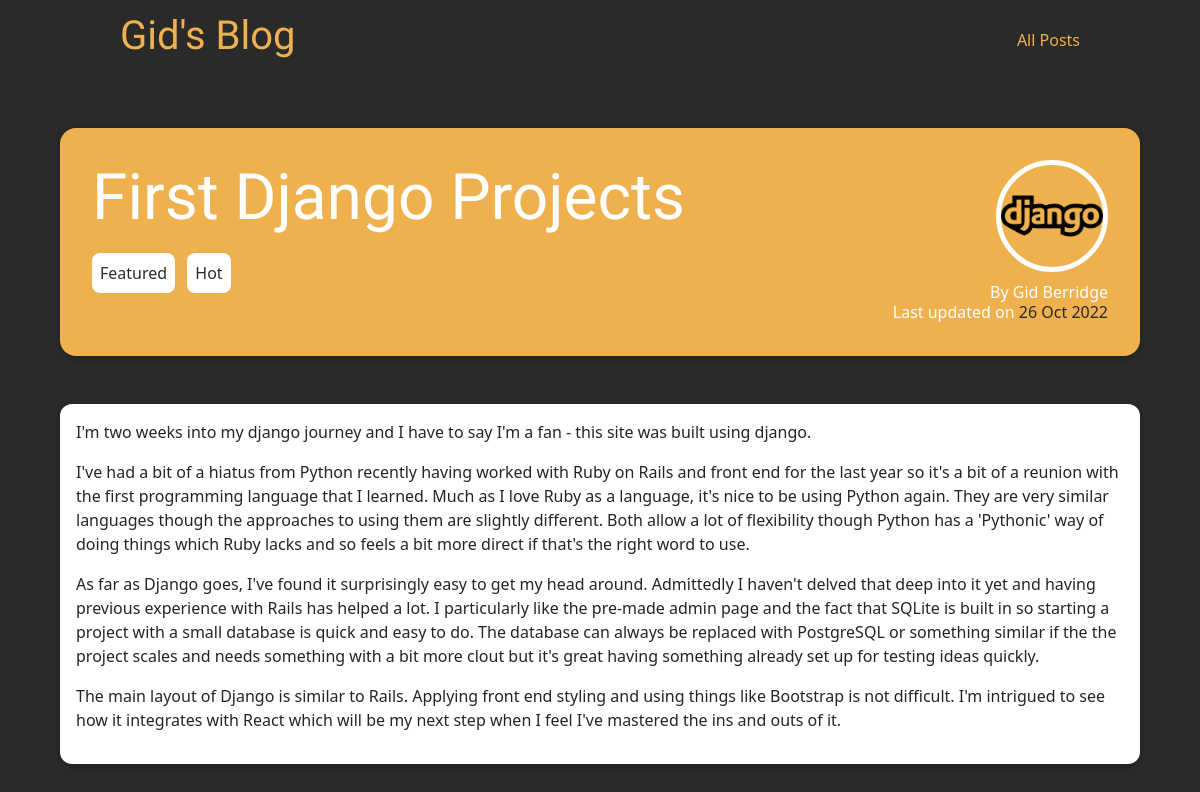
Page /posts/first-django-projects on the committed database.
### blog/models.py (models this page shows, shortened)
class Post(models.Model):
    title = models.CharField(max_length=150)
    excerpt = models.CharField(max_length=200)
    image_name = models.CharField(max_length=50)
    date = models.DateField(auto_now=True)
    slug = models.SlugField(unique=True, db_index=True)
    content = models.TextField(
        validators=[MinLengthValidator(10)])
    author = models.ForeignKey(
        Author, on_delete=models.SET_NULL, null=True, related_name="posts")
    tags = models.ManyToManyField(Tag)

class Tag(models.Model):
    caption = models.CharField(max_length=20)

class Author(models.Model):
    first_name = models.CharField(max_length=100)
    last_name = models.CharField(max_length=100)
    email_address = models.EmailField()
    def fullname(self):
        return f"{self.first_name} {self.last_name}"
    def __str__(self):
        return self.fullname()

### blog/views.py (the view)
# urls.py: path("posts/<slug:slug>", views.post_detail,
def post_detail(request, slug):
    identified_post = get_object_or_404(Post, slug=slug)
    return render(request, "blog/post-detail.html", {
        "post": identified_post,
        "post_tags": identified_post.tags.all()
    })

### blog/templates/blog/post-detail.html (shortened to what this page needs)
{% extends 'base.html' %}
{% load static %}
{% block css_files %}
    <link rel="stylesheet" href="{% static "blog/post-detail.css" %}">
{% endblock  %}
{% block content %}
    <section id="summary" class="d-flex justify-content-between">
        <div class="col-8 p-3 ">
            <h2>{{ post.title }}</h2>
            <div class="my-3">
                {% for tag in post_tags %}
                <div class="tag">{{ tag.caption }} </div>
                {% endfor %}
            </div>
        </div>
        <div class="col-4 p-3 article_details ">
            <img src="{% static "blog/images/"|add:post.image_name %}" alt="{{ post.title }}">
            <address>By <a href="mailto:{{ post.author.email_address }}">{{ post.author }}</a></address>
            <div>
                Last updated on <time>{{ post.date|date:"d M Y" }}</time>
            </div>
        </div>
    </section>
    <main>
        {{ post.content|linebreaks }}
    </main>
{% endblock  %}

### static/app.css (style rules this page uses)
* { box-sizing: border-box; }
html { font-family: 'Raleway', Helvetica, sans-serif; }
body { margin: 0; }
h1, h2, h3 { font-family: 'Raleway', Helvetica, sans-serif; font-weight: 200; }

### blog/static/blog/post-detail.css (style rules this page uses)
body { background-color: #2a2a2a; }
#summary { margin: 8rem auto 3rem auto; padding: 1rem; width: 90%; max-width: 90rem; border-radius: 16px; background-color: #eeb14e; position: relative; box-shadow: 0 2px 8px rgba(0, 0, 0, 0.25); }
#summary h2 { color: white; font-size: 2rem; margin-bottom: 0.25rem; }
.article_details { padding: 1rem 2rem; border-radius: 12px; text-align: right; color: white; }
.article_details img { width: 5rem; height: 5rem; border-radius: 50%; border: 5px solid white; margin-bottom: 0.5rem; }
#summary address { margin-bottom: -0.25rem; }
#summary a { color: white; text-decoration: none; }
#summary time { color: #2a2a2a; }
main { width: 90%; max-width: 90rem; margin: 3rem auto; background-color: white; padding: 1rem; border-radius: 12px; box-shadow: 0 2px 8px rgba(0, 0, 0, 0.25); }
.tag { background-color: #fff; color: #2a2a2a; padding: 0.5rem; border-radius: 8px; margin: 0 0.5rem 0.5rem 0; display: inline-block; }
@media only screen and (min-width: 768px) { #summary h2 { font-size: 4rem; } }
@media only screen and (min-width: 768px) { .article_details img { width: 7rem; height: 7rem; } }

### rows in the picture
Post: title "First Django Projects", image_name (picture), author "Gid Berridge", date "26 Oct 2022", content "I'm two weeks into my django journey and I have to say I'm a fan - this site was built using django. I've had a bit of a hiatus from Python recently having worked with Ruby on Rails and front end for the last year so it's a bit of a reunion with the first programming language that I learned. Much as I love Ruby as a language, it's nice to be using Python again. They are very similar languages though the approaches to using them are slightly different. Both allow a lot of flexibility though Python has a 'Pythonic' way of doing things which Ruby lacks and so feels a bit more direct if that's the right word to use. As far as Django goes, I've found it surprisingly easy to get my head around.…"
Tag: caption "Featured"
Tag: caption "Hot"
